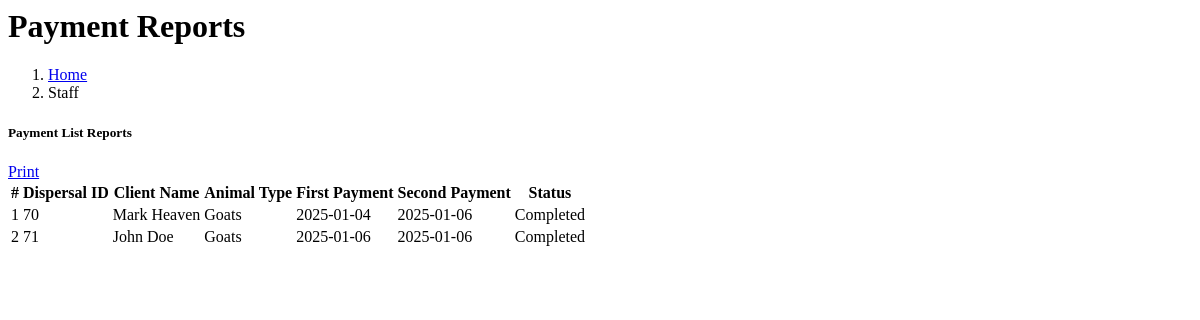
The app's page /administrator/reports/payment/paymentList.php, older data.
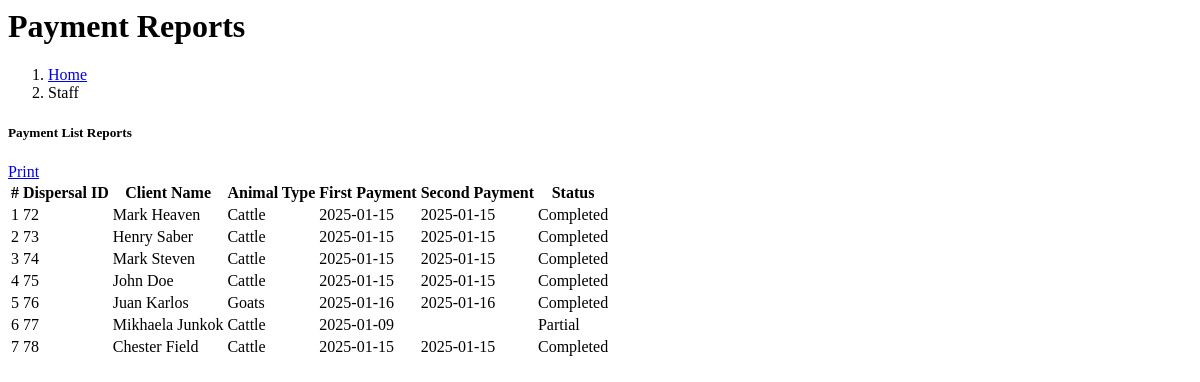
The same page, newer data.
### tables this page shows
CREATE TABLE `dispersal` (
  `DISPERSAL_ID` int(11) NOT NULL,
  `CLIENT_ID` int(11) NOT NULL,
  `1ST_PAYMENT_ID` int(11) NOT NULL DEFAULT 1 COMMENT '1= Unpaid\r\n2=Paid',
  `DATE_FIRST_PAYMENT` date DEFAULT NULL,
  `2ND_PAYMENT_ID` int(11) NOT NULL DEFAULT 1 COMMENT '1=Unpaid 2=Paid	',
  `DATE_SECOND_PAYMENT` date DEFAULT NULL,
  `PARENT_ANIMAL_ID` int(11) NOT NULL,
  `STATUS` varchar(150) NOT NULL COMMENT '1=Ongoing \r\n2=Finished ',
  `date_created` date NOT NULL
);

CREATE TABLE `category` (
  `category_id` int(11) NOT NULL,
  `category_name` varchar(50) NOT NULL DEFAULT '0',
  `status` varchar(50) NOT NULL DEFAULT '0'
);

### administrator/reports/payment/paymentList.php (the view, shortened to what this page needs)
<div class="content-wrapper">
  <div class="content-header">
    <div class="container-fluid">
      <div class="row mb-1 align-items-center">
        <div class="col-sm-6">
          <h1 class="m-0 text-primary"><i class="fas fa-users"></i> Payment Reports</h1>
        </div>
        <div class="col-sm-6">
          <ol class="breadcrumb float-sm-right bg-light p-2 rounded">
            <li class="breadcrumb-item text-dark"><a href="#">Home</a></li>
            <li class="breadcrumb-item active">Staff</li>
          </ol>
        </div>
      </div>
    </div>
  </div>
  <section class="content">
    <div class="container-fluid p-3">
      <div class="row">
        <div class="col-12">
          <div class="card shadow-lg rounded">
            <div class="card-header d-flex align-items-center bg-primary text-white">
              <h5 class="mb-0"><i class="fas fa-list"></i> Payment List Reports</h5>
              <a href="#" class="btn btn-success ml-auto" onclick="printReport()" id="print-btn">
                <i class="fas fa-print"></i> Print
              </a>
            </div>
            <div class="card-body">
              <div class="table-responsive">
                <table id="paymentTBL" class="table table-striped table-hover table-bordered">
                  <thead class="thead-dark">
                    <tr>
                      <th>#</th>
                      <th>Dispersal ID</th>
                      <th>Client Name</th>
                      <th>Animal Type</th>
                      <th>First Payment</th>
                      <th>Second Payment</th>
                      <th>Status</th>
                    </tr>
                  </thead>
                  <tbody>
                    <?php
                     require("connection/connection.php");
                      $query = "SELECT d.DISPERSAL_ID, CONCAT(c.FNAME, ' ',c.LNAME) AS 'name',cat.category_name as ANIMALTYPE,case when d.1ST_PAYMENT_ID = '1' then d.DATE_FIRST_PAYMENT ELSE '' end AS 'first_payment' , case when d.2ND_PAYMENT_ID = '1' then d.DATE_SECOND_PAYMENT ELSE '' END AS 'second_payment', case when d.STATUS = 'PENDING' then 'Partial' ELSE 'Completed' END AS 'status' FROM dispersal d,client c,animal a,category cat WHERE d.CLIENT_ID = c.CLIENT_ID AND d.PARENT_ANIMAL_ID = a.ANIMAL_ID AND a.category_id = cat.category_id";
                      $result = mysqli_query($con, $query);
                      $rows = mysqli_fetch_all($result, MYSQLI_ASSOC);
                    ?>
                    <?php
                    $i = 1;
                    foreach ($rows as $pay) { ?>
                     <tr>
                        <td><?=$i; ?></td>
                        <td><?=$pay['DISPERSAL_ID'] ?></td>
                        <td><?=$pay['name'] ?></td>
                        <td><?=$pay['ANIMALTYPE'] ?></td>
                        <td><?=$pay['first_payment'] ?></td>
                        <td><?=$pay['second_payment'] ?></td>
                        <td class="<?=$pay['status'] == 'Partial' ? 'text-danger' : 'text-success'; ?>"><?=$pay['status'] ?></td>
                    </tr>
                   <?php $i++; }
                    ?>
                  </tbody>
                </table>
              </div>
            </div>
          </div>
        </div>
      </div>
    </div>
  </section>

Row changes from the older to the newer data that the page shows:
removed dispersal: DISPERSAL_ID "70", name "Mark Heaven", category.category_name "Goats", first_payment "2025-01-04", second_payment "2025-01-06", status "Completed"
removed dispersal: DISPERSAL_ID "71", name "John Doe", category.category_name "Goats", first_payment "2025-01-06", second_payment "2025-01-06", status "Completed"
added dispersal: DISPERSAL_ID "72", name "Mark Heaven", category.category_name "Cattle", first_payment "2025-01-15", second_payment "2025-01-15", status "Completed"
added dispersal: DISPERSAL_ID "73", name "Henry Saber", category.category_name "Cattle", first_payment "2025-01-15", second_payment "2025-01-15", status "Completed"
added dispersal: DISPERSAL_ID "74", name "Mark Steven", category.category_name "Cattle", first_payment "2025-01-15", second_payment "2025-01-15", status "Completed"
added dispersal: DISPERSAL_ID "75", name "John Doe", category.category_name "Cattle", first_payment "2025-01-15", second_payment "2025-01-15", status "Completed"
added dispersal: DISPERSAL_ID "76", name "Juan Karlos", category.category_name "Goats", first_payment "2025-01-16", second_payment "2025-01-16", status "Completed"
added dispersal: DISPERSAL_ID "77", name "Mikhaela Junkok", category.category_name "Cattle", first_payment "2025-01-09", status "Partial"
added dispersal: DISPERSAL_ID "78", name "Chester Field", category.category_name "Cattle", first_payment "2025-01-15", second_payment "2025-01-15", status "Completed"
